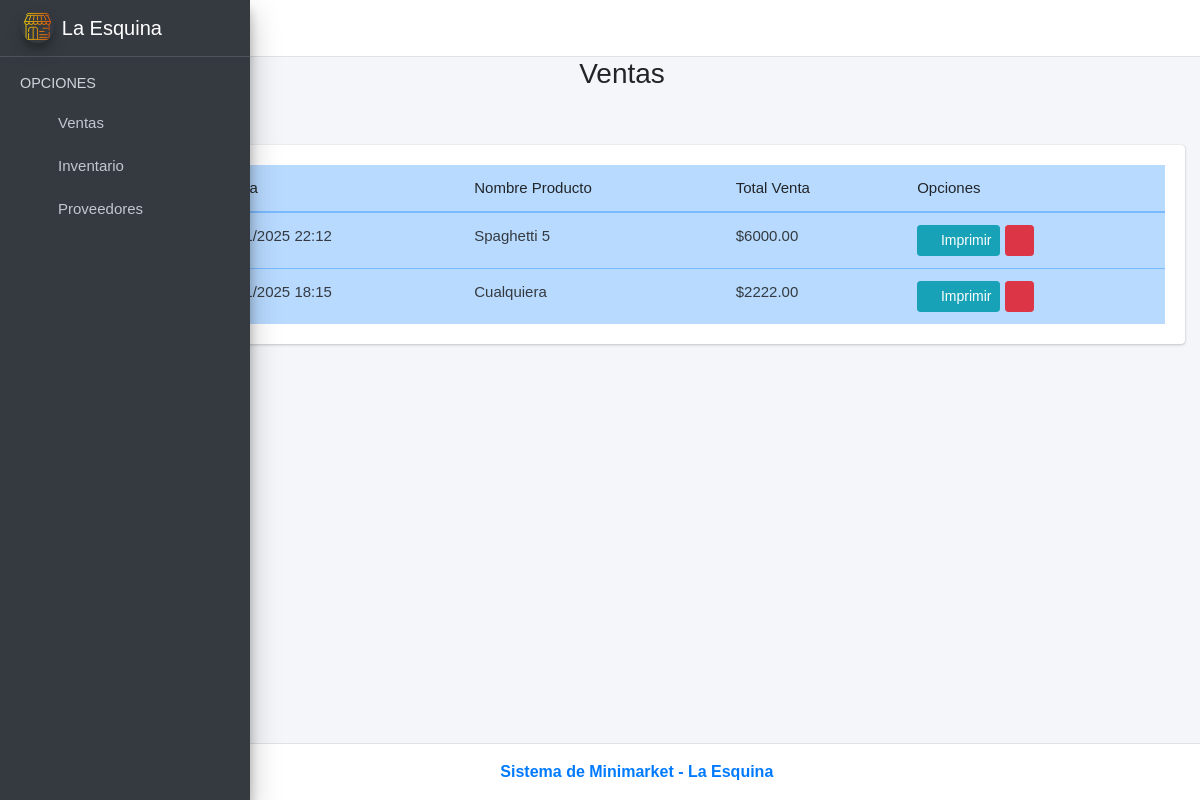
The page / on the database its author committed.
### ventas/models.py (models this page shows, shortened)
class venta(models.Model):
    id_venta = models.AutoField(primary_key=True)
    fecha_hora = models.DateTimeField(auto_now_add=True)
    total_venta = models.FloatField()
    id_usuario = models.ForeignKey(usuario, on_delete=models.CASCADE)

class detalle_venta(models.Model):
    id_detalle_venta = models.AutoField(primary_key=True)
    id_venta = models.ForeignKey(venta, on_delete=models.CASCADE)
    id_producto = models.ForeignKey(producto, on_delete=models.CASCADE)
    cantidad = models.IntegerField()
    precio_unitario_venta = models.FloatField()

class producto(models.Model):
    id_producto = models.AutoField(primary_key=True)
    sku = models.CharField(max_length=50)
    nombre_producto = models.CharField(max_length=100)
    imagen = models.ImageField(upload_to='productos', null=True, blank=True)
    descripcion = models.TextField(max_length=500)
    precio_costo = models.FloatField()
    precio_venta = models.FloatField()
    stock_actual = models.IntegerField()
    stock_minimo = models.IntegerField()
    id_proveedor = models.ForeignKey(proveedor, on_delete=models.CASCADE)

### ventas/views.py (the view)
# urls.py: path('', views.ventas_view, name='Ventas'),
def ventas_view(request):
    ventas = venta.objects.all()
    num_ventas = len(ventas)
    context = {
        'ventas':ventas,
        'num_ventas':num_ventas
    }
    return render(request, 'ventas.html', context)

### ventas/templates/ventas.html (shortened to what this page needs)
{% extends 'base.html' %}
{% load static %}
{% block content %}
<div>
    <div class="row">
    <div class="col-md-12">
        <h3 class="text-center">Ventas   <i class="fas fa-cash-register"></i></h3>
            <div class="col-md-3 pb-2">
                <a href="{% url 'AddVenta' %}">
                    <button type="button" class="btn btn-success">
                        <i class="fas fa-plus-circle"></i>
                    </button>
                </a>
            </div>
        <div class="card card-body" style="overflow:scroll">
            <table class="table table-hover table-primary" id="myTable">
                <thead>
                    <tr>
                        <th># ID</th>
                        <th>Fecha</th>
                        <th>Nombre Producto</th>
                        <th>Total Venta</th>
                        <th>Opciones</th>
                    </tr>
                </thead>
                <tbody class="text-dark">
                    {% for i in ventas %}
                    <tr>
                        <td>{{i.id_venta}}</td>
                        <td>{{i.fecha_hora|date:"d/m/Y H:i"}}</td>
                        <td>{% for detalle in i.detalle_venta_set.all %}
                            {{detalle.id_producto.nombre_producto}}<br>
                            {% endfor %}</td>
                        <td>${{i.total_venta|floatformat:2}}</td>
                        <td>
                            <a href="{% url 'ExportPDF' i.id_venta 0 %}" target="_blank" class="btn btn-info btn-sm">
                                <i class="fas fa-print"></i> Imprimir
                            </a>
                            <button onclick="eliminarVenta('{{i.id_venta}}')" class="btn btn-danger btn-sm"
                                data-toggle="modal" href="#EliminarPersonalModal">
                                <i class="fas fa-trash"></i>
                            </button>
                        </td>
                    </tr>
                    {% endfor %}
                </tbody>
            </table>
        </div>
    </div>
</div>
</div>
{% endblock %}

### ventas/static/index/css/main.css (style rules this page uses)
table, th, td { font-weight: 100; font-size:15px; }
body { font-family: Arial, Helvetica, sans-serif !important; }

### rows shown on the page
venta: fecha_hora "04/11/2025 22:12", total_venta "6000.00"
detalle_venta: id_producto.nombre_producto "Spaghetti 5"
venta: fecha_hora "05/11/2025 18:15", total_venta "2222.00"
detalle_venta: id_producto.nombre_producto "Cualquiera"
